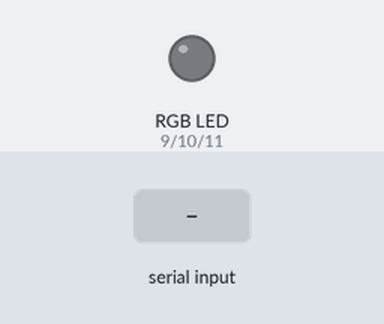
Bench run of a sketch on a simulated Arduino Uno, built with avr-gcc and run on an emulated ATmega328P. On the bench: an RGB LED mixed from three pins (HIGH = lit). Inputs (shaded band) come from the test bench. Dim RGB values are drawn brighter than linear.

Above: at 1.2 s.
1.3 s: "90,45,200\n" received over Serial
At 3.5 s:
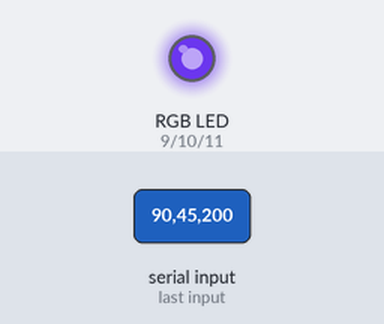
3.8 s: "30,150,10\n" received over Serial
At 5.6 s:
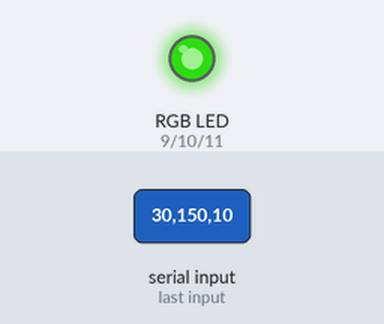
6.3 s: "90,45\n" received over Serial
At 8.5 s:
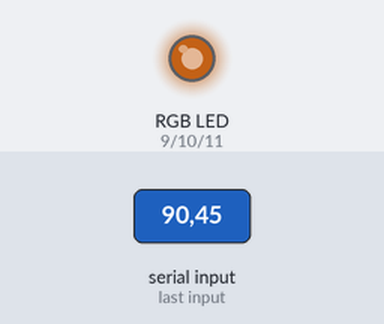
8.8 s: "5\n" received over Serial
At 10.6 s:
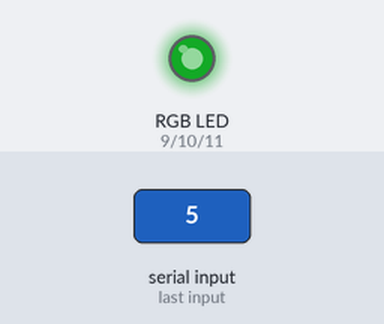
11.3 s: "200\n" received over Serial
At 12.6 s:
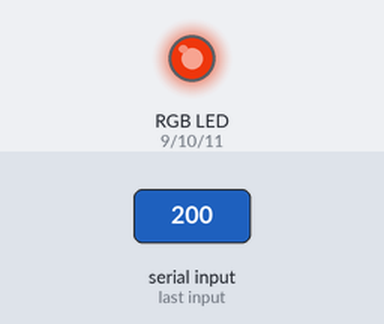
13.8 s: "1,90\n" received over Serial
At 15.5 s:
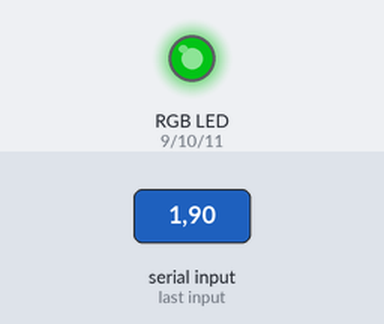
Timing chart, 0 to 17.0 s (numbered marks = the images above; inputs shaded):
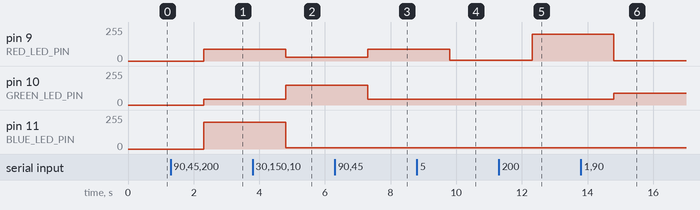

The sketch:

multi_led_input.ino
```cpp
#define RED_LED_PIN 9
#define BLUE_LED_PIN 11
#define GREEN_LED_PIN 10

void RGB_string_to_int(String message, int *target_array)
{
  char buffer[50];
  message.toCharArray(buffer, 50);
  char *token;
  char *rest = buffer;
  int i = 0;

  while ((token = strtok_r(rest, ",", &rest)))
  {
    target_array[i] = atoi(token);
    i++;
  }
}

int RGB_brightness_values[] = {0, 0, 0};
void setup()
{
  Serial.begin(9600);
  // initialize digital pin LED_BUILTIN as an output.
  pinMode(RED_LED_PIN, OUTPUT);
  pinMode(BLUE_LED_PIN, OUTPUT);
  pinMode(GREEN_LED_PIN, OUTPUT);
}

void loop()
{

  if (Serial.available() > 0)
  {
    RGB_string_to_int(Serial.readString(), RGB_brightness_values);
    analogWrite(RED_LED_PIN, RGB_brightness_values[0]);
    analogWrite(GREEN_LED_PIN, RGB_brightness_values[1]);
    analogWrite(BLUE_LED_PIN, RGB_brightness_values[2]);
  }
  delay(10);
}
```

Measured:
- after the input at 1.3 s, pin 9 (RED_LED_PIN): 0/255 → 90/255 after 1.0 s; pin 10 (GREEN_LED_PIN): 0/255 → 45/255 after 1.0 s; pin 11 (BLUE_LED_PIN): 0/255 → 200/255 after 1.0 s
- after the input at 3.8 s, pin 9 (RED_LED_PIN): 90/255 → 30/255 after 1.0 s; pin 10 (GREEN_LED_PIN): 45/255 → 150/255 after 1.0 s; pin 11 (BLUE_LED_PIN): 200/255 → 10/255 after 1.0 s
- after the input at 6.3 s, pin 9 (RED_LED_PIN): 30/255 → 90/255 after 1.0 s; pin 10 (GREEN_LED_PIN): 150/255 → 45/255 after 1.0 s
- after the input at 8.8 s, pin 9 (RED_LED_PIN): 90/255 → 5/255 after 1.0 s
- after the input at 11.3 s, pin 9 (RED_LED_PIN): 5/255 → 200/255 after 1.0 s
- after the input at 13.8 s, pin 9 (RED_LED_PIN): 200/255 → 1/255 after 1.0 s; pin 10 (GREEN_LED_PIN): 45/255 → 90/255 after 1.0 s
